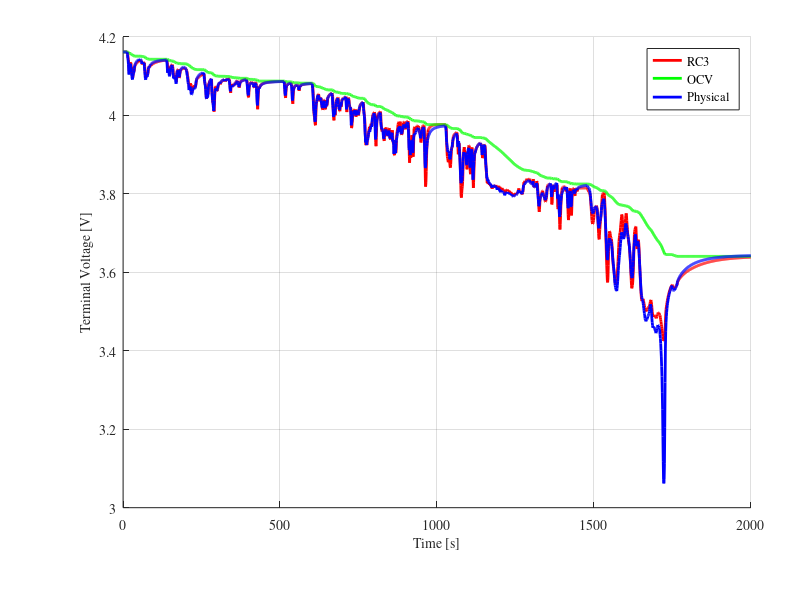
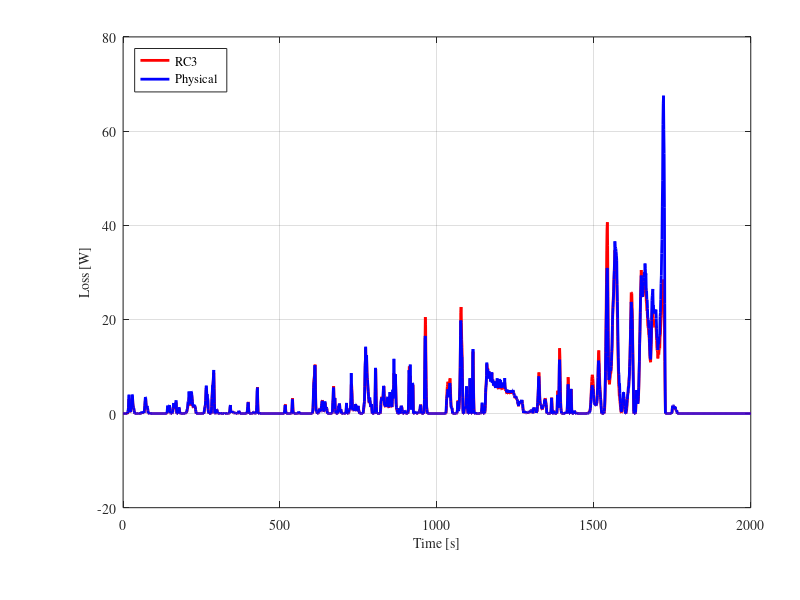

Recreate these plots in MATLAB, in order.
clear;
clc;
close all;

%% standard figure
hight = 3.25; width = 3.25;
top = 0.2; bottom = 0.5; left = 0.5; right = 0.2;
set(0,'defaultFigureUnits','inches');
set(0,'defaultFigurePosition',[5 3 width hight]);
set(0,'defaultAxesLineWidth',0.5);
set(0,'defaultAxesYGrid','on');
set(0,'defaultAxesXGrid','on');
set(0,'defaultAxesFontName','Times');
set(0,'defaultAxesFontSize',10);
set(0,'defaultTextFontName','Times');
set(0,'defaultTextFontSize',10);
set(0,'defaultAxesUnits','normalized');
set(0,'defaultAxesPosition',[left/width bottom/hight (width-left-right)/width  (hight-bottom-top)/hight])
set(0,'defaultLineLineWidth',1.5);
grey = 0.5;
titlestart = -0.2;

%% load data
load('ocv_final.mat');
time_ocv = time;
% load('rc3_cf_params.mat');
load('rc3_cf_fmincon_params.mat');
load('wltc.mat');
I = I + 1e-4;
I = I*1.95;

%% voltage limitations
v_max = 4.4;                                    % cut-over voltage
v_min = 3.0;                                    % cut-off voltage

%% resample ocv and soc
t1 = time_ocv(1);
t2 = time_ocv(end);
dt = 1;                                         % sample time
t = (t1:dt:t2) - t1;

ocv = interp1(time_ocv, ocv, t1:dt:t2);
soc = interp1(time_ocv, soc, t1:dt:t2);

s = length(time);

%% variables
Q = 16.8;
eta = 1.0;                                  % coulombic efficiency

n = 3;                                      % number of rc links
i_r = zeros(n, 1);
v_c = zeros(n, 1);

%% compute soc
ind_init = interp1(soc, 1:length(soc), 1.0, 'nearest');
v_t(1) = ocv(ind_init);
v_t_zero(1) = ocv(ind_init);
z0 = soc(ind_init);
z = z0 - dt/(Q*3600)*eta*cumsum(I(1:end));

%% compute terminal voltage without rc
for k = 1:s-1
    ind = interp1(soc, 1:length(soc), z(k), 'nearest');
    v_t_zero(k+1) = ocv(ind);
end
v_t_zero = v_t_zero';

%% compute terminal voltage with rc
for k = 1:s-1
    p = 10 * (1 - z(k)) + 1;
    r0(k) = interp1(r0_cf, p, 'linear');
    r1(k) = interp1(r1_cf, p, 'linear');
    r2(k) = interp1(r2_cf, p, 'linear');
    r3(k) = interp1(r3_cf, p, 'linear');
    c1(k) = interp1(c1_cf, p, 'linear');
    c2(k) = interp1(c2_cf, p, 'linear');
    c3(k) = interp1(c3_cf, p, 'linear');
   
%     r0(k) = interp1(r0_cf, p, 'nearest');
%     r1(k) = interp1(r1_cf, p, 'nearest');
%     r2(k) = interp1(r2_cf, p, 'nearest');
%     r3(k) = interp1(r3_cf, p, 'nearest');
%     c1(k) = interp1(c1_cf, p, 'nearest');
%     c2(k) = interp1(c2_cf, p, 'nearest');
%     c3(k) = interp1(c3_cf, p, 'nearest');
    
    if p > (length(r0_cf) - 1)
        r0(k) = r0_cf(end - 1);
        r1(k) = r1_cf(end - 1);
        r2(k) = r2_cf(end - 1);
        r3(k) = r3_cf(end - 1);
        c1(k) = c1_cf(end - 1);
        c2(k) = c2_cf(end - 1);
        c3(k) = c3_cf(end - 1);
    end
    
    r = [r1(k); r2(k); r3(k)];
    c = [c1(k); c2(k); r3(k)];
    for j = 1:n
        f(j) = exp(-dt/(r(j)*c(j)));
    end
    i_r(:, k+1) = diag(f)*i_r(:, k) + (1-f')*I(k);
    v_c(:, k) = i_r(:, k).*r;
    ind = interp1(soc, 1:length(soc), z(k), 'nearest');
    v_t(k+1) = ocv(ind) - sum(v_c(:, k)) - I(k).*r0(k);
end

%% compute rms error
v_t = reshape(v_t, size(V_batt_time));
rmse_volt = 1000*sqrt(mean((V_batt_time - v_t).^2)) % [mV]

%% compute losses
op_rc = v_t_zero - v_t;
op_phy = v_t_zero - V_batt_time;

loss_rc = op_rc .* I;                               % [W]
loss_phy = op_phy .* I;                             % [W]

rmse_loss = 1000*sqrt(mean((loss_phy - loss_rc).^2))% [mW]

energy_rc = trapz(time, loss_rc)/3600               % [Wh]
energy_phy = trapz(time, loss_phy)/3600             % [Wh]

%% plot
figure(1);
hold on;
plot(time, v_t, 'r', 'LineWidth', 2)
hold on;
plot(time, v_t_zero, 'g', 'LineWidth', 2)
hold on;
plot(time, V_batt_time, 'b', 'LineWidth', 2)
grid on;
xlabel('Time [s]')
ylabel('Terminal Voltage [V]')
% title('RC2 - WLTC')
legend('RC3', 'OCV', 'Physical', 'location', 'northeast')

figure(2);
plot(time, loss_rc, 'r', 'LineWidth', 2)
hold on;
plot(time, loss_phy, 'b', 'LineWidth', 2)
grid on;
xlabel('Time [s]')
ylabel('Loss [W]')
% title('Losses in RC2 and Physical Model - WLTC')
legend('RC3', 'Physical', 'location', 'northwest')
